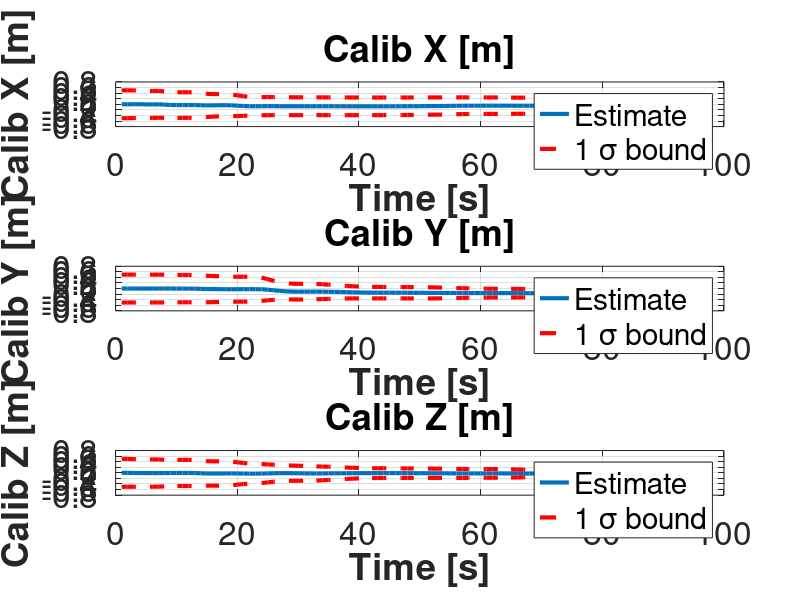

This chart was generated by the following MATLAB code: (Note: this script raises an error after producing the figure.)
clear all;
clc;
data_ext_calib = csvread('lin_calib_extrinsics_undistortedcloud.csv');
quat = data_ext_calib(:, 1:4);
xyz = data_ext_calib(:, 5:7);
sigma_xyz = data_ext_calib(:, 11:13);
sigma_rxryrz = data_ext_calib(:, 8:10)*180/pi;
data_dt_calib = csvread('lin_calib_dt_undistortedcloud.csv');
dt = data_dt_calib(:, 1);
sigma_dt = data_dt_calib(:, 2);
%%
figure('Name','Calibration XYZ KF','NumberTitle','off');
subplot(311)
plot(xyz(:,1), 'LineWidth', 3);
%hold off;
hold on;
plot(xyz(:,1) + sigma_xyz(:,1), '--r', 'LineWidth', 3);
hold on;
plot(xyz(:,1) - sigma_xyz(:,1), '--r', 'LineWidth', 3);
hold off;
ylabel('Calib X [m]','fontweight','bold','fontsize',16);
grid;
title('Calib X [m]','fontweight','bold','fontsize',16);
xlabel('Time [s]','fontweight','bold','fontsize',16);
legend('Estimate', '1 \sigma bound');
set(gca,'FontSize', 24);

subplot(312)
plot(xyz(:,2), 'LineWidth', 3);
%hold off;
hold on;
plot(xyz(:,2) + sigma_xyz(:,2), '--r', 'LineWidth', 3);
hold on;
plot(xyz(:,2) - sigma_xyz(:,2), '--r', 'LineWidth', 3);
hold off;
ylabel('Calib Y [m]','fontweight','bold','fontsize',16);
grid;
title('Calib Y [m]','fontweight','bold','fontsize',16);
xlabel('Time [s]','fontweight','bold','fontsize',16);
legend('Estimate', '1 \sigma bound');
set(gca,'FontSize', 24);

subplot(313)
plot(xyz(:,3), 'LineWidth', 3);
%hold off;
hold on;
plot(xyz(:,3) + sigma_xyz(:,3), '--r', 'LineWidth', 3);
hold on;
plot(xyz(:,3) - sigma_xyz(:,3), '--r', 'LineWidth', 3);
hold off;
ylabel('Calib Z [m]','fontweight','bold','fontsize',16);
grid;
title('Calib Z [m]','fontweight','bold','fontsize',16);
xlabel('Time [s]','fontweight','bold','fontsize',16);
legend('Estimate', '1 \sigma bound');
set(gca,'FontSize', 24);


%%
eulerangleDegrees = [];
for i=1:length(quat)
    quat_i = quaternion(quat(i, 4), quat(i, 1), quat(i, 2), quat(i, 3));
    eulerAngles = eulerd(quat_i, 'XYZ', 'frame');
    euler_x = wrapTo360(eulerAngles(:, 1));
    euler_y = eulerAngles(:, 2);
    euler_z = eulerAngles(:, 3);
    eulerangleDegrees = [eulerangleDegrees; [euler_x, euler_y, euler_z]];
end
eulerangleDegreesMinus = eulerangleDegrees - sigma_rxryrz;
eulerangleDegreesPlus = eulerangleDegrees + sigma_rxryrz;

%%
figure('Name','Rotation Calibration KF','NumberTitle','off');
subplot(311)
plot(eulerangleDegrees(:,1), 'LineWidth', 3);
hold on;
plot(eulerangleDegreesMinus(:,1), '--r', 'LineWidth', 3);
hold on;
plot(eulerangleDegreesPlus(:,1), '--r', 'LineWidth', 3);
hold off;
ylabel('Euler X','fontweight','bold','fontsize',16);
grid;
title('Euler X [deg]','fontweight','bold','fontsize',16);
xlabel('Time [s]','fontweight','bold','fontsize',16);
ylim([170, 190]);
legend('Estimate', '1 \sigma bound');
set(gca,'FontSize', 24);

subplot(312)
plot(eulerangleDegrees(:,2), 'LineWidth', 3);
hold on;
plot(eulerangleDegreesMinus(:,2),'--r', 'LineWidth', 3);
hold on;
plot(eulerangleDegreesPlus(:,2),'--r',  'LineWidth', 3);
hold off;
ylabel('Euler Y','fontweight','bold','fontsize',16);
grid;
title('Euler Y [deg]','fontweight','bold','fontsize',16);
xlabel('Time [s]','fontweight','bold','fontsize',16);
ylim([-10, 10]);
legend('Estimate', '1 \sigma bound');
set(gca,'FontSize', 24);

subplot(313)
plot(eulerangleDegrees(:,3), 'LineWidth', 3);
hold on;
plot(eulerangleDegreesMinus(:,3),'--r', 'LineWidth', 3);
hold on;
plot(eulerangleDegreesPlus(:,3),'--r',  'LineWidth', 3);
hold off;
ylabel('Euler Z','fontweight','bold','fontsize',16);
grid;
title('Euler Z [deg]','fontweight','bold','fontsize',16);
xlabel('Time [s]','fontweight','bold','fontsize',16);
ylim([-10, 10]);
legend('Estimate', '1 \sigma bound');
set(gca,'FontSize', 24);


